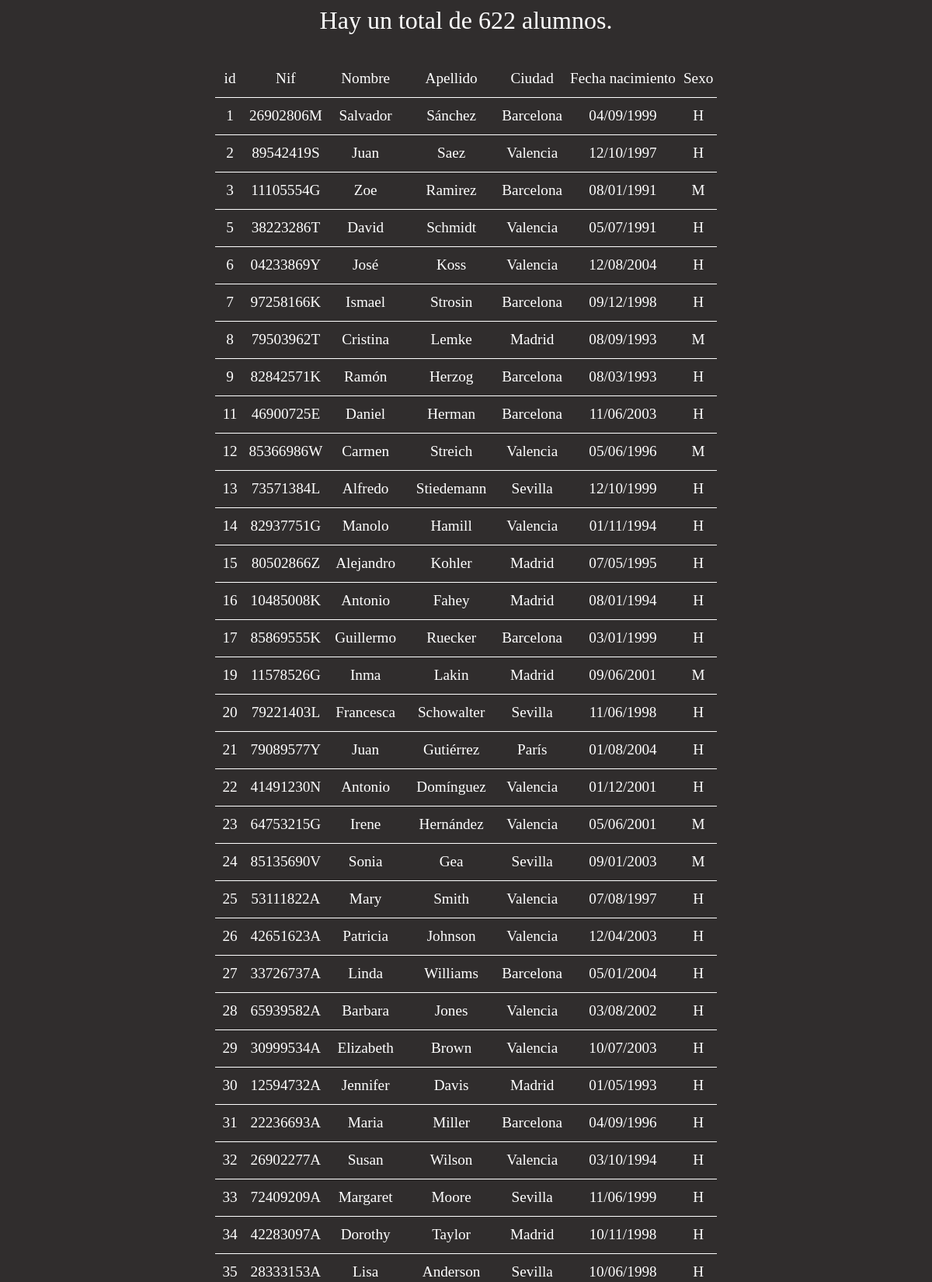
Page /13-10-2022/pdo_select_alumnos.php (upper part) on the committed database.
### tables this page shows
CREATE TABLE `alumnos` (
  `id_alumno` int(10) UNSIGNED NOT NULL,
  `nif` varchar(9) DEFAULT NULL,
  `nombre` varchar(25) NOT NULL,
  `apellido` varchar(50) NOT NULL,
  `ciudad` varchar(25) NOT NULL,
  `fecha_nacimiento` date NOT NULL,
  `sexo` enum('H','M') NOT NULL
);

### 13-10-2022/pdo_select_alumnos.php (the view, shortened to what this page needs)
<?php
  include_once './pdo_connect.php';
  $query = 'SELECT * FROM alumnos';
  try {
    $lista_alumnos = $pdoConnection->prepare($query);
    $lista_alumnos->execute();
    $result = $lista_alumnos->fetchAll();
  } catch(PDOException $e) {
    print "¡Error!: " . $e->getMessage() . "<br/>";
    die();
  }
  echo "<p class='p_total'>Hay un total de ". $lista_alumnos->rowCount() . " alumnos.</p>";
  echo "<table>
      <tr class='table-head'>
        <td>id</td>
        <td>Nif</td>
        <td>Nombre</td>
        <td>Apellido</td>
        <td>Ciudad</td>
        <td>Fecha nacimiento</td>
        <td>Sexo</td>
      </tr>
    ";
  foreach ($result as $key => $value) {
    echo "
      <tr>
        <td>" . $value['id_alumno'] . "</td>
        <td>" . $value['nif'] . "</td>
        <td>" . $value['nombre'] . "</td>
        <td>" . $value['apellido'] . "</td>
        <td>" . $value['ciudad'] . "</td>
        <td>" . date_format( date_create($value['fecha_nacimiento']), 'd/m/Y' ). "</td>
        <td>" . $value['sexo'] . "</td>
      </tr>
    ";
  }
  echo "</table>";
?>
<!DOCTYPE html>
<html lang="en">
<head>
  <link rel="stylesheet" href="styles.css">
</head>
<body>
</body>
</html>

### 13-10-2022/styles.css (style rules this page uses)
* { background-color:rgb(48, 45, 45); color: white; }
.p_total { font-size: 2rem; text-align: center; }
table { font-size: 1.2rem; border-collapse: collapse; margin: 0 auto; }
.table-head { text-align: center; }
tr { border-bottom: 1px solid white; height: 3rem; text-align: center; }
td { padding: 5px; }

### rows in the picture
alumnos: id_alumno "1", nif "26902806M", nombre "Salvador", apellido "Sánchez", ciudad "Barcelona", fecha_nacimiento "04/09/1999", sexo "H"
alumnos: id_alumno "2", nif "89542419S", nombre "Juan", apellido "Saez", ciudad "Valencia", fecha_nacimiento "12/10/1997", sexo "H"
alumnos: id_alumno "3", nif "11105554G", nombre "Zoe", apellido "Ramirez", ciudad "Barcelona", fecha_nacimiento "08/01/1991", sexo "M"
alumnos: id_alumno "5", nif "38223286T", nombre "David", apellido "Schmidt", ciudad "Valencia", fecha_nacimiento "05/07/1991", sexo "H"
alumnos: id_alumno "6", nif "04233869Y", nombre "José", apellido "Koss", ciudad "Valencia", fecha_nacimiento "12/08/2004", sexo "H"
alumnos: id_alumno "7", nif "97258166K", nombre "Ismael", apellido "Strosin", ciudad "Barcelona", fecha_nacimiento "09/12/1998", sexo "H"
alumnos: id_alumno "8", nif "79503962T", nombre "Cristina", apellido "Lemke", ciudad "Madrid", fecha_nacimiento "08/09/1993", sexo "M"
alumnos: id_alumno "9", nif "82842571K", nombre "Ramón", apellido "Herzog", ciudad "Barcelona", fecha_nacimiento "08/03/1993", sexo "H"
alumnos: id_alumno "11", nif "46900725E", nombre "Daniel", apellido "Herman", ciudad "Barcelona", fecha_nacimiento "11/06/2003", sexo "H"
alumnos: id_alumno "12", nif "85366986W", nombre "Carmen", apellido "Streich", ciudad "Valencia", fecha_nacimiento "05/06/1996", sexo "M"
alumnos: id_alumno "13", nif "73571384L", nombre "Alfredo", apellido "Stiedemann", ciudad "Sevilla", fecha_nacimiento "12/10/1999", sexo "H"
alumnos: id_alumno "14", nif "82937751G", nombre "Manolo", apellido "Hamill", ciudad "Valencia", fecha_nacimiento "01/11/1994", sexo "H"
alumnos: id_alumno "15", nif "80502866Z", nombre "Alejandro", apellido "Kohler", ciudad "Madrid", fecha_nacimiento "07/05/1995", sexo "H"
alumnos: id_alumno "16", nif "10485008K", nombre "Antonio", apellido "Fahey", ciudad "Madrid", fecha_nacimiento "08/01/1994", sexo "H"
alumnos: id_alumno "17", nif "85869555K", nombre "Guillermo", apellido "Ruecker", ciudad "Barcelona", fecha_nacimiento "03/01/1999", sexo "H"
alumnos: id_alumno "19", nif "11578526G", nombre "Inma", apellido "Lakin", ciudad "Madrid", fecha_nacimiento "09/06/2001", sexo "M"
alumnos: id_alumno "20", nif "79221403L", nombre "Francesca", apellido "Schowalter", ciudad "Sevilla", fecha_nacimiento "11/06/1998", sexo "H"
alumnos: id_alumno "21", nif "79089577Y", nombre "Juan", apellido "Gutiérrez", ciudad "París", fecha_nacimiento "01/08/2004", sexo "H"
alumnos: id_alumno "22", nif "41491230N", nombre "Antonio", apellido "Domínguez", ciudad "Valencia", fecha_nacimiento "01/12/2001", sexo "H"
alumnos: id_alumno "23", nif "64753215G", nombre "Irene", apellido "Hernández", ciudad "Valencia", fecha_nacimiento "05/06/2001", sexo "M"
alumnos: id_alumno "24", nif "85135690V", nombre "Sonia", apellido "Gea", ciudad "Sevilla", fecha_nacimiento "09/01/2003", sexo "M"
alumnos: id_alumno "25", nif "53111822A", nombre "Mary", apellido "Smith", ciudad "Valencia", fecha_nacimiento "07/08/1997", sexo "H"
alumnos: id_alumno "26", nif "42651623A", nombre "Patricia", apellido "Johnson", ciudad "Valencia", fecha_nacimiento "12/04/2003", sexo "H"
alumnos: id_alumno "27", nif "33726737A", nombre "Linda", apellido "Williams", ciudad "Barcelona", fecha_nacimiento "05/01/2004", sexo "H"
alumnos: id_alumno "28", nif "65939582A", nombre "Barbara", apellido "Jones", ciudad "Valencia", fecha_nacimiento "03/08/2002", sexo "H"
alumnos: id_alumno "29", nif "30999534A", nombre "Elizabeth", apellido "Brown", ciudad "Valencia", fecha_nacimiento "10/07/2003", sexo "H"
alumnos: id_alumno "30", nif "12594732A", nombre "Jennifer", apellido "Davis", ciudad "Madrid", fecha_nacimiento "01/05/1993", sexo "H"
alumnos: id_alumno "31", nif "22236693A", nombre "Maria", apellido "Miller", ciudad "Barcelona", fecha_nacimiento "04/09/1996", sexo "H"
alumnos: id_alumno "32", nif "26902277A", nombre "Susan", apellido "Wilson", ciudad "Valencia", fecha_nacimiento "03/10/1994", sexo "H"
alumnos: id_alumno "33", nif "72409209A", nombre "Margaret", apellido "Moore", ciudad "Sevilla", fecha_nacimiento "11/06/1999", sexo "H"
alumnos: id_alumno "34", nif "42283097A", nombre "Dorothy", apellido "Taylor", ciudad "Madrid", fecha_nacimiento "10/11/1998", sexo "H"
alumnos: id_alumno "35", nif "28333153A", nombre "Lisa", apellido "Anderson", ciudad "Sevilla", fecha_nacimiento "10/06/1998", sexo "H"

### other values in the picture
$lista_alumnos->rowCount() "622"
